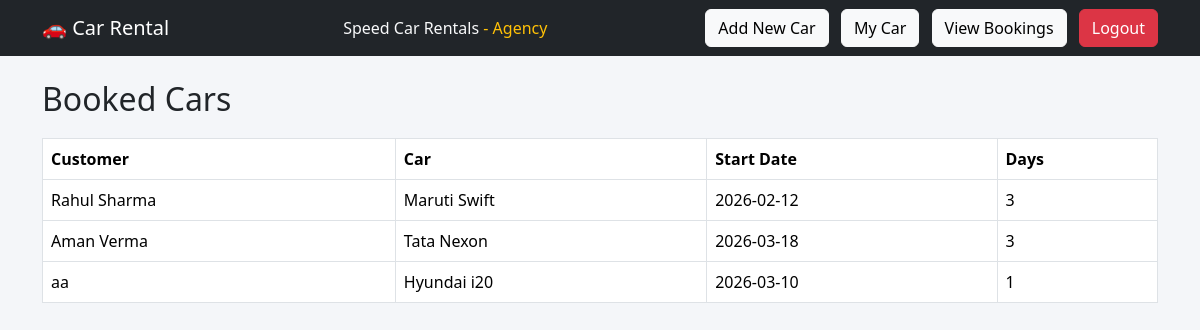
/agency/view_bookings.php (signed in), run on the app's committed database.
### tables this page shows
CREATE TABLE `bookings` (
  `id` int(11) NOT NULL,
  `customer_id` int(11) DEFAULT NULL,
  `car_id` int(11) DEFAULT NULL,
  `start_date` date DEFAULT NULL,
  `end_date` date DEFAULT NULL,
  `days` int(11) DEFAULT NULL,
  `created_at` timestamp NOT NULL DEFAULT current_timestamp()
);

CREATE TABLE `users` (
  `id` int(11) NOT NULL,
  `name` varchar(100) DEFAULT NULL,
  `email` varchar(100) DEFAULT NULL,
  `password` varchar(255) DEFAULT NULL,
  `role` enum('customer','agency') DEFAULT NULL,
  `created_at` timestamp NOT NULL DEFAULT current_timestamp()
);

CREATE TABLE `cars` (
  `id` int(11) NOT NULL,
  `agency_id` int(11) DEFAULT NULL,
  `model` varchar(100) DEFAULT NULL,
  `vehicle_number` varchar(50) DEFAULT NULL,
  `seating_capacity` int(11) DEFAULT NULL,
  `rent_per_day` int(11) DEFAULT NULL,
  `created_at` timestamp NOT NULL DEFAULT current_timestamp()
);

### agency/view_bookings.php (the view)
<?php
include "../config/db.php";
include "../includes/header.php";
$agency = $_SESSION['user_id'];
$sql = "SELECT users.name,cars.model,bookings.start_date,bookings.days
        FROM bookings
        JOIN users ON bookings.customer_id=users.id
        JOIN cars ON bookings.car_id=cars.id
        WHERE cars.agency_id='$agency'";
$result = mysqli_query($conn, $sql);
?>
<h2>Booked Cars</h2>
<table class="table table-bordered">
    <tr>
        <th>Customer</th>
        <th>Car</th>
        <th>Start Date</th>
        <th>Days</th>
    </tr>
    <?php while ($row = mysqli_fetch_assoc($result)) { ?>
        <tr>
            <td><?php echo $row['name']; ?></td>
            <td><?php echo $row['model']; ?></td>
            <td><?php echo $row['start_date']; ?></td>
            <td><?php echo $row['days']; ?></td>
        </tr>
    <?php } ?>
</table>
<?php include "../includes/footer.php"; ?>

### includes/header.php (shortened to what this page needs)
<!DOCTYPE html>
<html>
<head>
    <link href="https://cdn.jsdelivr.net/npm/bootstrap@5.3.2/dist/css/bootstrap.min.css" rel="stylesheet">
    <link href="https://cdn.jsdelivr.net/npm/bootstrap-icons@1.11.3/font/bootstrap-icons.css" rel="stylesheet">
    <link rel="stylesheet" href="/css/style.css">
</head>
<body>
    <nav class="navbar navbar-dark bg-dark navbar-expand-lg">
        <div class="container">
            <a class="navbar-brand" href="/"> 🚗 Car Rental</a>
            <div>
                <span class="text-light"> <?php echo $_SESSION['user_name']; ?> </span>
                <span class="text-warning"> <?php if ($_SESSION['role'] == 'agency')  echo " - Agency" ?> </span>
            </div>
            <div>
                <?php if ($_SESSION['role'] == 'agency') { ?>
                    <a class="btn btn-light me-2" href="/agency/add_car.php">Add New Car</a>
                    <a class="btn btn-light me-2" href="/agency/my_cars.php">My Car</a>
                    <a class="btn btn-light me-2" href="/agency/view_bookings.php"> View Bookings</a>
                <?php } ?>
                <?php if (!isset($_SESSION['user_id'])) { ?>
                    <a class="btn btn-success me-2" href="/login.php">Login</a>
                <?php } else { ?>
                    <a class="btn btn-danger" href="/logout.php">Logout</a>
                <?php } ?>
            </div>
        </div>
    </nav>
    <div class="container mt-4">

### includes/footer.php
</div>
</body>
</html>

### css/style.css (style rules this page uses)
body { background: #f4f6f9; }
h1, h2 { margin-bottom: 20px; }

### data on the page
bookings: users.name "Rahul Sharma", car.model "Maruti Swift", start_date "2026-02-12", days "3"
bookings: users.name "Aman Verma", car.model "Tata Nexon", start_date "2026-03-18", days "3"
bookings: users.name "aa", car.model "Hyundai i20", start_date "2026-03-10", days "1"

### other printed values
$_SESSION['user_name'] "Speed Car Rentals"
